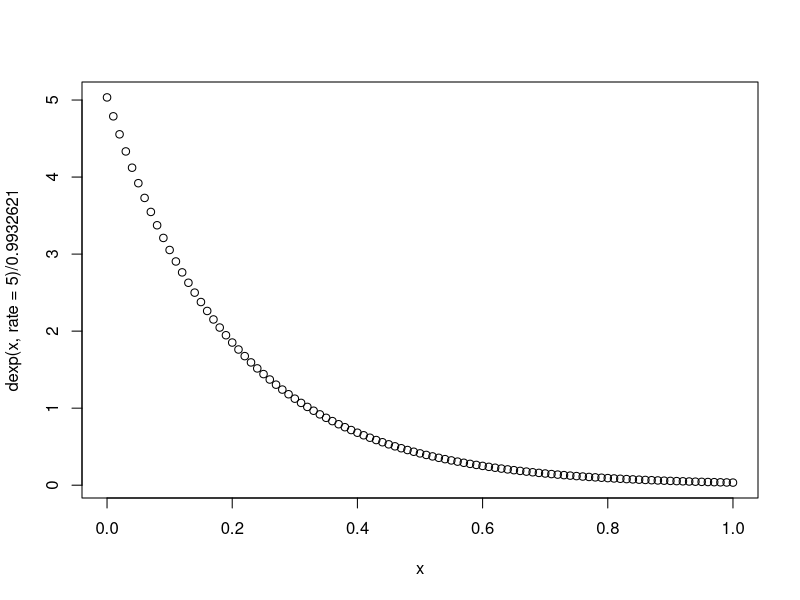
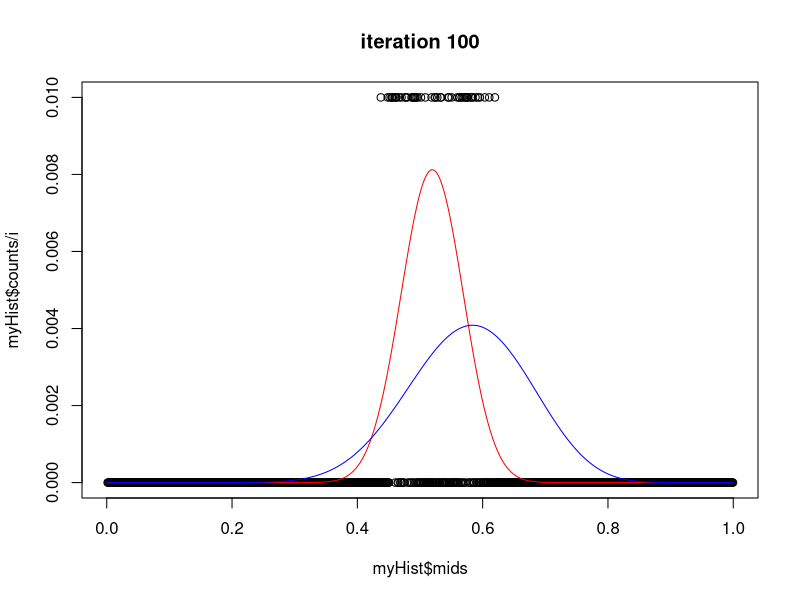
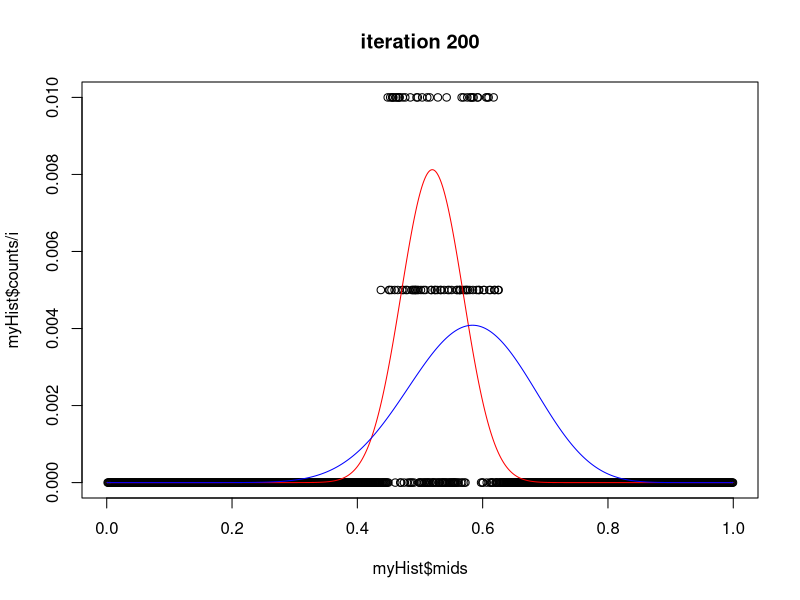
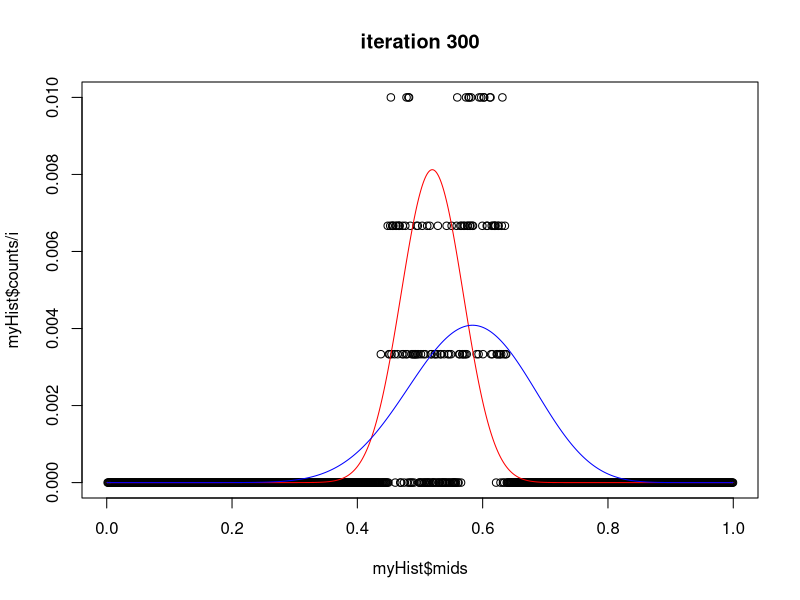
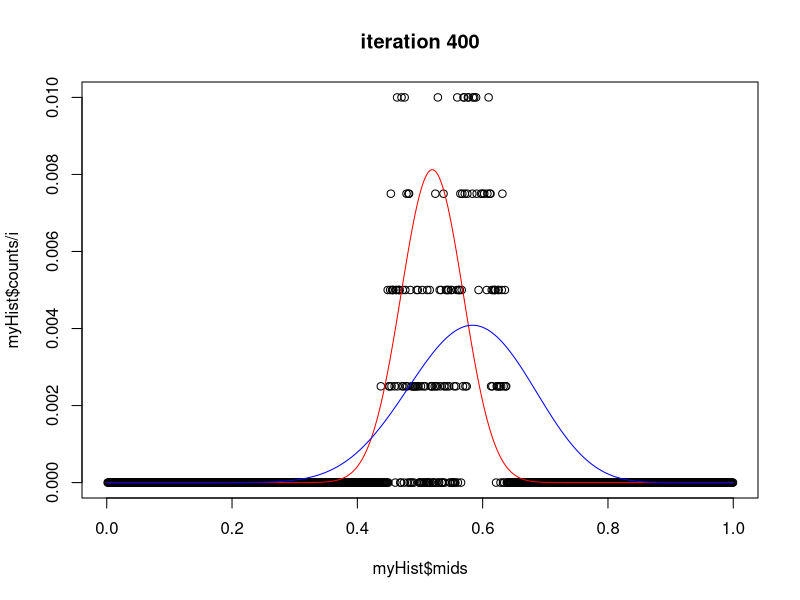
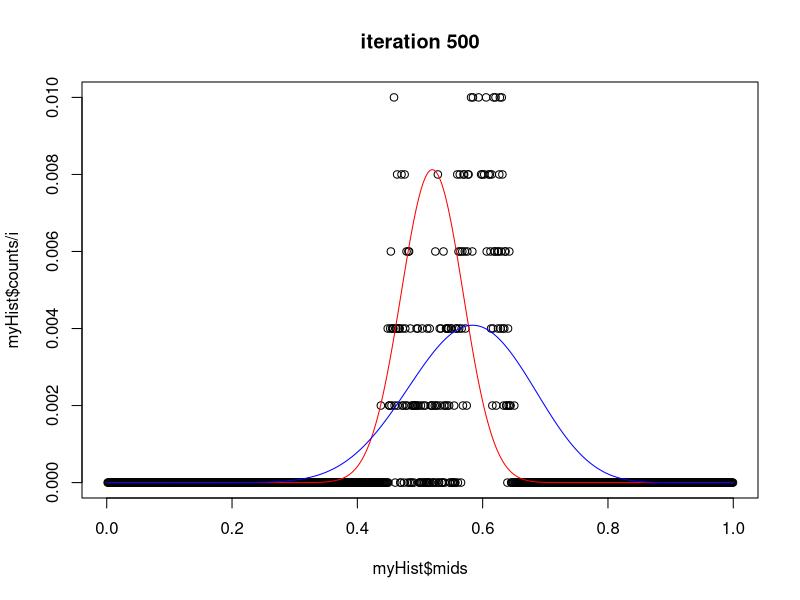
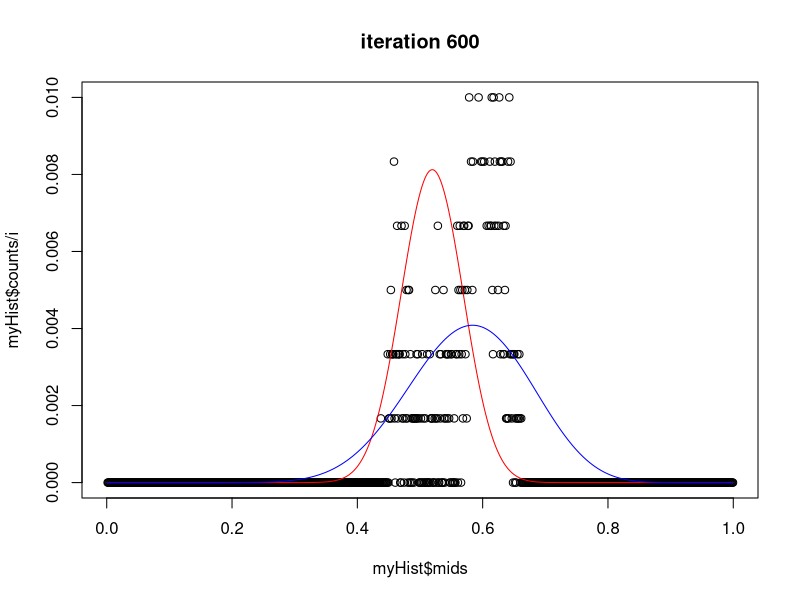
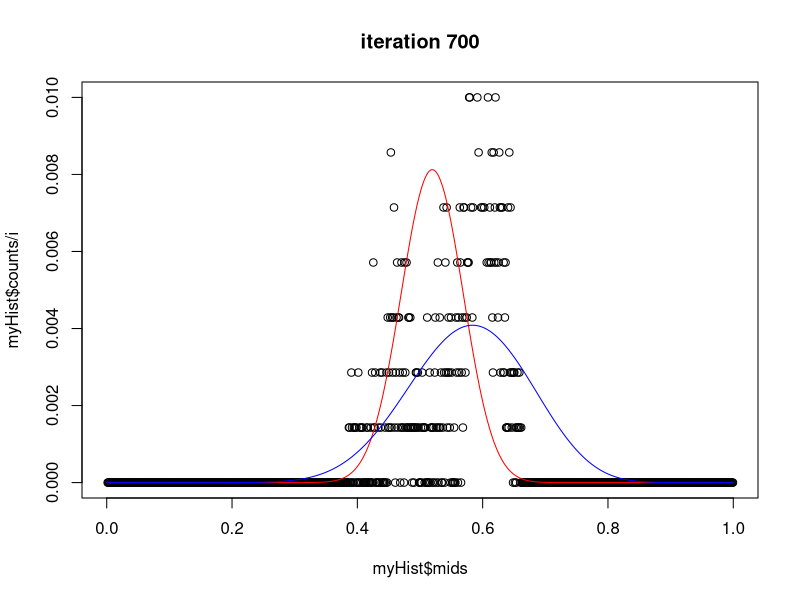

Write the R code that produced these figures, in order. (Note: a time limit stopped this script after it produced the figures.)
########################### Question 1(A)
x <- seq(0,1, 0.01)
plot(x, dexp(x, rate =5) / 0.9932621)


########################### Question 1(B)
rm(list=ls())
piOld <- 0.5
numBreaks <- 1000

numIterations <- 500000
posteiorDist <- vector(length = numIterations)
gridPosteriorDist <- vector()
xVals <- seq(0,1, 0.001)

# grid approximation
i <- 1;
sum <- 0;
for( x in xVals )
{
  gridPosteriorDist[i] <-(dexp(piOld, rate=5) / 0.9932621) * dbinom( 14, 24, x)
  sum = sum + gridPosteriorDist[i];
  i <- i + 1;	
}

gridPosteriorDist <- gridPosteriorDist[1:(length(gridPosteriorDist)-1)]

for( i in 1:numIterations )
{
  pOld <-  (dexp(piOld, rate=5) / 0.9932621) * dbinom( 14, 24, piOld )
  
  piNew <- piOld + rnorm(1, 0, sd =0.01);
  
  if( piNew > 1) 
    piNew = 1;
  
  if( piNew < 0 ) 
    piNew =0;
  
  pNew <- (dexp(piNew, rate=5) / 0.9932621) * dbinom( 14, 24, piNew )
  
  ratio <- pNew / pOld
  
  if( ratio > 1 || ratio >= runif(1) ) 
    piOld = piNew;
  
  posteiorDist[i] = piOld;	
  
  if( i %% 100 == 0 )
  {	
    myHist <- hist(posteiorDist,breaks=seq(0,1,by=1/numBreaks),plot=FALSE)
    plot( myHist$mids, myHist$counts/i, main = paste("iteration", i), ylim = c(0, 0.01)) 
    dbetasum = sum(dbeta(myHist$mids, 40+14, 40+10))
    lines(myHist$mids, dbeta(myHist$mids, 40+14, 40+10)/dbetasum,col="red") 
    lines(myHist$mids, gridPosteriorDist/sum, col='blue') 
    Sys.sleep(.1)
  }
}


##########################  Question 1(C)
### The three  posterior curves are now matched up to each other. 
### This is different than the the plot in 1(B) is because with more events to start with

rm(list=ls())
piOld <- 0.5
numBreaks <- 1000


numIterations <- 500000
posteiorDist <- vector(length = numIterations)
gridPosteriorDist <- vector()
xVals <- seq(0,1, 0.001)

# grid approximation
i <- 1;
sum <- 0;
for( x in xVals )
{
  gridPosteriorDist[i] <-(dexp(piOld, rate=5) / 0.9932621) * dbinom( 583, 1000, x)
  sum = sum + gridPosteriorDist[i];
  i <- i + 1;	
}

gridPosteriorDist <- gridPosteriorDist[1:(length(gridPosteriorDist)-1)]

for( i in 1:numIterations )
{
  pOld <-  (dexp(piOld, rate=5) / 0.9932621) * dbinom( 583, 1000, piOld )
  
  piNew <- piOld + rnorm(1, 0, sd =0.01);
  
  if( piNew > 1) 
    piNew = 1;
  
  if( piNew < 0 ) 
    piNew =0;
  
  pNew <- (dexp(piNew, rate=5) / 0.9932621) * dbinom( 583, 1000, piNew )
  
  ratio <- pNew / pOld
  
  if( ratio > 1 || ratio >= runif(1) ) 
    piOld = piNew;
  
  posteiorDist[i] = piOld;	
  
  if( i %% 100 == 0 )
  {	
    myHist <- hist(posteiorDist,breaks=seq(0,1,by=1/numBreaks),plot=FALSE)
    plot( myHist$mids, myHist$counts/i, main = paste("iteration", i), ylim = c(0, 0.03)) 
    dbetasum = sum(dbeta(myHist$mids, 40+583, 40+417))
    lines(myHist$mids, dbeta(myHist$mids, 40+583, 40+417)/dbetasum,col="red") 
    lines(myHist$mids, gridPosteriorDist/sum, col='blue') 
    Sys.sleep(.1)
  }
}
